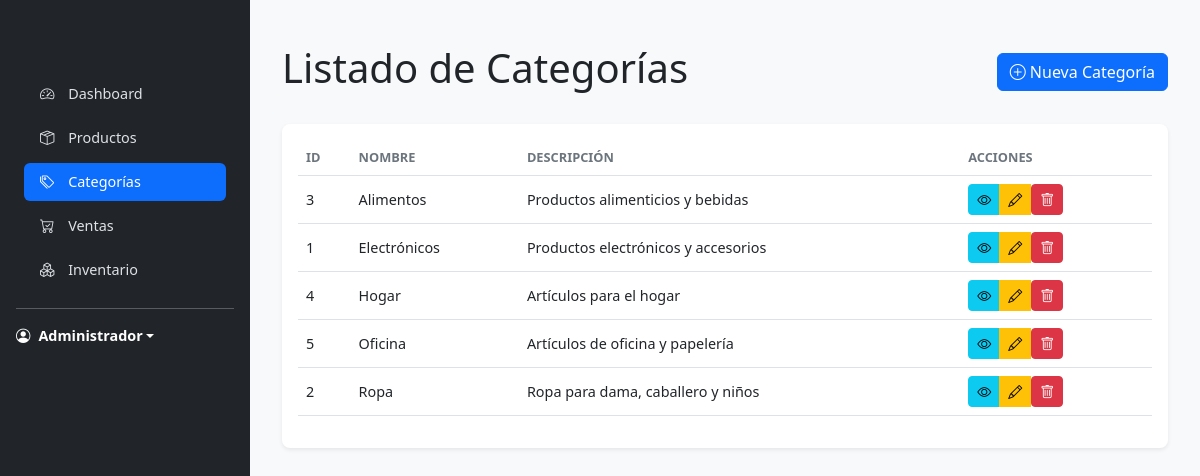
Page /categories (signed in) on the committed database.
### tables this page shows
CREATE TABLE IF NOT EXISTS categories (
    id INT AUTO_INCREMENT PRIMARY KEY,
    name VARCHAR(100) NOT NULL,
    description TEXT,
    created_at TIMESTAMP DEFAULT CURRENT_TIMESTAMP,
    updated_at TIMESTAMP DEFAULT CURRENT_TIMESTAMP ON UPDATE CURRENT_TIMESTAMP
);

### config/database.php (called while the page is built, shortened)
<?php
class Database {
    public function getConnection() {
        $this->conn = null;
        try {
            $this->conn = new PDO("mysql:host=" . DB_HOST . ";dbname=" . DB_NAME, DB_USER, DB_PASS);
            $this->conn->setAttribute(PDO::ATTR_ERRMODE, PDO::ERRMODE_EXCEPTION);
            $this->conn->exec("set names utf8");
        } catch(PDOException $e) {
            echo "Error de conexión: " . $e->getMessage();
        }
        return $this->conn;
    }
}

### app/controllers/CategoriesController.php (called while the page is built, shortened)
<?php
require_once 'BaseController.php';
class CategoriesController extends BaseController {
    private $categoryModel;
    public function __construct() {
        $this->categoryModel = $this->model('Category');
    }
    public function index() {
        $page = isset($_GET['page']) ? (int)$_GET['page'] : 1;
        $per_page = 10;
        $categories = $this->categoryModel->getAll($page, $per_page);
        $total_categories = $this->categoryModel->countAll();
        $total_pages = ceil($total_categories / $per_page);
        $this->render('categories/index', [
            'title' => 'Categorías',
            'categories' => $categories,
            'current_page' => $page,
            'total_pages' => $total_pages,
            'total_items' => $total_categories
        ]);
    }
}

### index.php (called while the page is built, shortened)
<?php
require_once __DIR__ . '/config/database.php';
require_once __DIR__ . '/core/Router.php';
$router = new Router();
$router->get('/auth/login', 'AuthController@login');
$router->post('/auth/login', 'AuthController@login');
$router->post('/auth/logout', 'AuthController@logout');
$router->get('/auth/register', 'AuthController@register');
$router->post('/auth/register', 'AuthController@register');
$router->get('/user', 'UserController@index');
$router->get('/', function() {
    if (!isset($_SESSION['role'])) {
        header('Location: /auth/login');
        exit();
    }
    if ($_SESSION['role'] === 'admin') {
        header('Location: /dashboard');
        exit();
    } else {
        header('Location: /user');
        exit();
    }
});
$router->get('/dashboard', 'DashboardController@index');
$router->get('/products', 'ProductsController@index');
$router->get('/products/create', 'ProductsController@create');
$router->post('/products', 'ProductsController@store');
$router->put('/products/{id}', 'ProductsController@update');
$router->get('/products/{id}', 'ProductsController@show');
$router->get('/products/{id}/edit', 'ProductsController@edit');
$router->post('/products/{id}/update', 'ProductsController@update');
$router->delete('/products/{id}', 'ProductsController@delete');
$router->get('/categories', 'CategoriesController@index');
$router->get('/categories/create', 'CategoriesController@create');
$router->post('/categories', 'CategoriesController@store');
$router->get('/categories/{id}', 'CategoriesController@show');
$router->get('/categories/{id}/edit', 'CategoriesController@edit');
$router->put('/categories/{id}', 'CategoriesController@update');
$router->delete('/categories/{id}', 'CategoriesController@delete');
$router->get('/inventory', 'InventoryController@index');
$router->get('/inventory/create', 'InventoryController@create');
$router->post('/inventory', 'InventoryController@store');
$router->get('/inventory/{id}', 'InventoryController@show');
$router->get('/products/{id}/inventory', 'InventoryController@productHistory');
$router->get('/sales', 'SalesController@index');
$router->get('/sales/create', 'SalesController@create');
$router->post('/sales', 'SalesController@store');
$router->post('/sales/store', 'SalesController@store');
$router->post('/sales/removeFromCart', 'SalesController@removeFromCart');
$router->get('/sales/{id}/edit', 'SalesController@edit');
$router->post('/sales/{id}/update', 'SalesController@update');
$router->post('/sales/{id}/cancel', 'SalesController@cancel');
$router->post('/sales/addToCart', 'SalesController@addToCart');
$router->get('/sales/{id}/show', 'SalesController@show');
$router->setNotFound(function() {
    http_response_code(404);
    require __DIR__ . '/app/views/errors/404.php';
});
$router->dispatch();

### app/models/Category.php (called while the page is built, shortened)
<?php
class Category {
    private $conn;
    private $table_name = "categories";
    public function __construct($db) {
        $this->conn = $db;
    }
    public function getAll($page = 1, $per_page = 10) {
        $offset = ($page - 1) * $per_page;
        $query = "SELECT * FROM " . $this->table_name . "
                 ORDER BY name ASC
                 LIMIT :offset, :per_page";
        $stmt = $this->conn->prepare($query);
        $stmt->bindParam(':offset', $offset, PDO::PARAM_INT);
        $stmt->bindParam(':per_page', $per_page, PDO::PARAM_INT);
        $stmt->execute();
        return $stmt->fetchAll(PDO::FETCH_ASSOC);
    }
}

### app/views/categories/index.php (the view, shortened to what this page needs)
<?php include __DIR__ . '/../layouts/header.php'; ?>
<div class="container mt-4">
    <div class="d-flex justify-content-between align-items-center mb-4">
        <h1>Listado de Categorías</h1>
        <a href="/categories/create" class="btn btn-primary">
            <i class="bi bi-plus-circle"></i> Nueva Categoría
        </a>
    </div>
    <div class="card">
        <div class="card-body">
            <?php if (empty($categories)): ?>
                <div class="text-center py-4">
                    <p class="text-muted">No hay categorías registradas</p>
                    <a href="/categories/create" class="btn btn-primary">Crear Categoría</a>
                </div>
            <?php else: ?>
                <div class="table-responsive">
                    <table class="table table-hover">
                        <thead>
                            <tr>
                                <th>ID</th>
                                <th>Nombre</th>
                                <th>Descripción</th>
                                <th>Acciones</th>
                            </tr>
                        </thead>
                        <tbody>
                            <?php foreach ($categories as $category): ?>
                                <tr>
                                    <td><?= $category['id'] ?></td>
                                    <td><?= htmlspecialchars($category['name']) ?></td>
                                    <td><?= htmlspecialchars($category['description'] ?? '') ?></td>
                                    <td>
                                        <div class="btn-group" role="group">
                                            <a href="/categories/<?= $category['id'] ?>" class="btn btn-sm btn-info" title="Ver">
                                                <i class="bi bi-eye"></i>
                                            </a>
                                            <a href="/categories/<?= $category['id'] ?>/edit" class="btn btn-sm btn-warning" title="Editar">
                                                <i class="bi bi-pencil"></i>
                                            </a>
                                            <form action="/categories/<?= $category['id'] ?>" method="POST" class="d-inline" onsubmit="return confirm('¿Estás seguro de eliminar esta categoría?')">
                                                <button type="submit" class="btn btn-sm btn-danger" title="Eliminar">
                                                    <i class="bi bi-trash"></i>
                                                </button>
                                            </form>
                                        </div>
                                    </td>
                                </tr>
                            <?php endforeach; ?>
                        </tbody>
                    </table>
                </div>
            <?php endif; ?>
        </div>
    </div>
</div>
<?php include __DIR__ . '/../layouts/footer.php'; ?>

### core/Router.php (shortened to what this page needs)
<?php
class Router {
    private $routes = [];
    private function addRoute($method, $path, $handler) {
        $pattern = $this->pathToRegex($path);
        $this->routes[$method][$pattern] = $handler;
    }
    private function pathToRegex($path) {
        if ($path === '/') {
            return '#^/$#';
        }
        $pattern = preg_replace('/\{([^\/]+)\}/', '([^/]+)', $path);
        return '#^' . $pattern . '$#';
    }
    public function dispatch() {
        $method = $_SERVER['REQUEST_METHOD'];
        $path = parse_url($_SERVER['REQUEST_URI'], PHP_URL_PATH);
        $path = rtrim($path, '/');
        foreach ($this->routes[$method] as $pattern => $handler) {
            if (preg_match($pattern, $path, $matches)) {
                array_shift($matches);
                $this->handleRoute($handler, $matches);
                return;
            }
        }
    }
    private function handleRoute($handler, $params = []) {
        if (is_string($handler)) {
            list($controllerName, $method) = explode('@', $handler);
            $controllerFile = __DIR__ . '/../app/controllers/' . $controllerName . '.php';
            if (file_exists($controllerFile)) {
                $controller = new $controllerName();
                if (method_exists($controller, $method)) {
                    call_user_func_array([$controller, $method], $params);
                    return;
                }
            }
        }
    }
}

### app/views/layouts/header.php (style rules this page uses)
:root { --sidebar-width: 250px; }
body { font-size: 0.9rem; background-color: #f8f9fa; }
.card { border: none; border-radius: 0.5rem; box-shadow: 0 0.125rem 0.25rem rgba(0, 0, 0, 0.075); margin-bottom: 1.5rem; }
.table th { font-weight: 600; font-size: 0.8rem; text-transform: uppercase; color: #6c757d; border-top: none; border-bottom: 1px solid #dee2e6; }
.table td { vertical-align: middle; }

### rows in the picture
categories: id "3", name "Alimentos", description "Productos alimenticios y bebidas"
categories: id "1", name "Electrónicos", description "Productos electrónicos y accesorios"
categories: id "4", name "Hogar", description "Artículos para el hogar"
categories: id "5", name "Oficina", description "Artículos de oficina y papelería"
categories: id "2", name "Ropa", description "Ropa para dama, caballero y niños"
